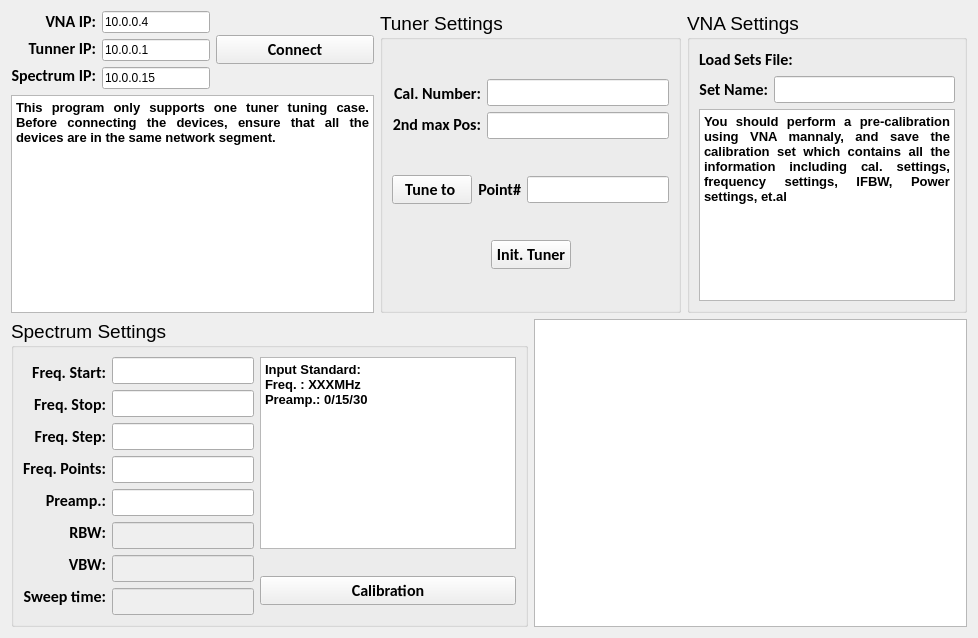
     <widget class="QWidget" name="NF_Calibration">
      <attribute name="title">
       <string>NF Calibration</string>
      </attribute>
      <layout class="QGridLayout" name="gridLayout_4">
       <item row="0" column="0">
        <layout class="QVBoxLayout" name="verticalLayout_4">
         <item>
          <layout class="QHBoxLayout" name="horizontalLayout_3">
           <item>
            <layout class="QHBoxLayout" name="horizontalLayout_2">
             <item>
              <layout class="QVBoxLayout" name="verticalLayout_2">
               <item>
                <widget class="QLabel" name="label_2">
                 <property name="sizePolicy">
                  <sizepolicy hsizetype="Preferred" vsizetype="Fixed">
                   <horstretch>0</horstretch>
                   <verstretch>0</verstretch>
                  </sizepolicy>
                 </property>
                 <property name="font">
                  <font>
                   <family>Calibri</family>
                   <pointsize>12</pointsize>
                   <weight>75</weight>
                   <bold>true</bold>
                  </font>
                 </property>
                 <property name="layoutDirection">
                  <enum>Qt::LeftToRight</enum>
                 </property>
                 <property name="text">
                  <string>VNA IP:</string>
                 </property>
                 <property name="alignment">
                  <set>Qt::AlignRight|Qt::AlignTrailing|Qt::AlignVCenter</set>
                 </property>
                </widget>
               </item>
               <item>
                <widget class="QLabel" name="label_3">
                 <property name="sizePolicy">
                  <sizepolicy hsizetype="Preferred" vsizetype="Fixed">
                   <horstretch>0</horstretch>
                   <verstretch>0</verstretch>
                  </sizepolicy>
                 </property>
                 <property name="font">
                  <font>
                   <family>Calibri</family>
                   <pointsize>12</pointsize>
                   <weight>75</weight>
                   <bold>true</bold>
                  </font>
                 </property>
                 <property name="layoutDirection">
                  <enum>Qt::LeftToRight</enum>
                 </property>
                 <property name="frameShape">
                  <enum>QFrame::NoFrame</enum>
                 </property>
                 <property name="text">
                  <string>Tunner IP:</string>
                 </property>
                 <property name="alignment">
                  <set>Qt::AlignRight|Qt::AlignTrailing|Qt::AlignVCenter</set>
                 </property>
                </widget>
               </item>
               <item>
                <widget class="QLabel" name="label_4">
                 <property name="sizePolicy">
                  <sizepolicy hsizetype="Preferred" vsizetype="Fixed">
                   <horstretch>0</horstretch>
                   <verstretch>0</verstretch>
                  </sizepolicy>
                 </property>
                 <property name="font">
                  <font>
                   <family>Calibri</family>
                   <pointsize>12</pointsize>
                   <weight>75</weight>
                   <bold>true</bold>
                  </font>
                 </property>
                 <property name="layoutDirection">
                  <enum>Qt::LeftToRight</enum>
                 </property>
                 <property name="text">
                  <string>Spectrum IP:</string>
                 </property>
                 <property name="alignment">
                  <set>Qt::AlignRight|Qt::AlignTrailing|Qt::AlignVCenter</set>
                 </property>
                </widget>
               </item>
              </layout>
             </item>
             <item>
              <layout class="QVBoxLayout" name="verticalLayout">
               <item>
                <widget class="QLineEdit" name="VNA_IP_edit">
                 <property name="text">
                  <string>10.0.0.4</string>
                 </property>
                </widget>
               </item>
               <item>
                <widget class="QLineEdit" name="Tunner_IP_edit">
                 <property name="text">
                  <string>10.0.0.1</string>
                 </property>
                </widget>
               </item>
               <item>
                <widget class="QLineEdit" name="Spectrum_IP_edit">
                 <property name="text">
                  <string>10.0.0.15</string>
                 </property>
                </widget>
               </item>
              </layout>
             </item>
            </layout>
           </item>
           <item>
            <layout class="QVBoxLayout" name="verticalLayout_3">
             <property name="sizeConstraint">
              <enum>QLayout::SetFixedSize</enum>
             </property>
             <item>
              <spacer name="horizontalSpacer">
               <property name="orientation">
                <enum>Qt::Horizontal</enum>
               </property>
               <property name="sizeHint" stdset="0">
                <size>
                 <width>40</width>
                 <height>20</height>
                </size>
               </property>
              </spacer>
             </item>
             <item>
              <widget class="QPushButton" name="NF_connect_button">
               <property name="font">
                <font>
                 <family>Calibri</family>
                 <pointsize>12</pointsize>
                 <weight>75</weight>
                 <bold>true</bold>
                </font>
               </property>
               <property name="text">
                <string>Connect</string>
               </property>
              </widget>
             </item>
             <item>
              <spacer name="horizontalSpacer_2">
               <property name="orientation">
                <enum>Qt::Horizontal</enum>
               </property>
               <property name="sizeHint" stdset="0">
                <size>
                 <width>40</width>
                 <height>20</height>
                </size>
               </property>
              </spacer>
             </item>
            </layout>
           </item>
          </layout>
         </item>
         <item>
          <widget class="QTextBrowser" name="textBrowser_NF_info">
           <property name="html">
            <string>&lt;!DOCTYPE HTML PUBLIC &quot;-//W3C//DTD HTML 4.0//EN&quot; &quot;http://www.w3.org/TR/REC-html40/strict.dtd&quot;&gt;
&lt;html&gt;&lt;head&gt;&lt;meta name=&quot;qrichtext&quot; content=&quot;1&quot; /&gt;&lt;style type=&quot;text/css&quot;&gt;
p, li { white-space: pre-wrap; }
&lt;/style&gt;&lt;/head&gt;&lt;body style=&quot; font-family:'Calibri'; font-size:10pt; font-weight:600; font-style:normal;&quot;&gt;
&lt;p align=&quot;justify&quot; style=&quot; margin-top:0px; margin-bottom:0px; margin-left:0px; margin-right:0px; -qt-block-indent:0; text-indent:0px;&quot;&gt;This program only supports one tuner tuning case. Before connecting the devices, ensure that all the devices are in the same network segment.&lt;/p&gt;&lt;/body&gt;&lt;/html&gt;</string>
           </property>
          </widget>
         </item>
        </layout>
       </item>
       <item row="0" column="1" colspan="2">
        <widget class="QGroupBox" name="groupBox">
         <property name="sizePolicy">
          <sizepolicy hsizetype="Expanding" vsizetype="Expanding">
           <horstretch>0</horstretch>
           <verstretch>0</verstretch>
          </sizepolicy>
         </property>
         <property name="minimumSize">
          <size>
           <width>100</width>
           <height>0</height>
          </size>
         </property>
         <property name="font">
          <font>
           <pointsize>14</pointsize>
          </font>
         </property>
         <property name="title">
          <string>Tuner Settings</string>
         </property>
         <layout class="QGridLayout" name="gridLayout">
          <item row="0" column="0" colspan="3">
           <layout class="QHBoxLayout" name="horizontalLayout_4">
            <item>
             <layout class="QVBoxLayout" name="verticalLayout_5">
              <item>
               <widget class="QLabel" name="label_5">
                <property name="sizePolicy">
                 <sizepolicy hsizetype="Preferred" vsizetype="Fixed">
                  <horstretch>0</horstretch>
                  <verstretch>0</verstretch>
                 </sizepolicy>
                </property>
                <property name="font">
                 <font>
                  <family>Calibri</family>
                  <pointsize>12</pointsize>
                  <weight>75</weight>
                  <bold>true</bold>
                 </font>
                </property>
                <property name="layoutDirection">
                 <enum>Qt::LeftToRight</enum>
                </property>
                <property name="text">
                 <string>Cal. Number:</string>
                </property>
                <property name="alignment">
                 <set>Qt::AlignRight|Qt::AlignTrailing|Qt::AlignVCenter</set>
                </property>
               </widget>
              </item>
              <item>
               <widget class="QLabel" name="label_6">
                <property name="sizePolicy">
                 <sizepolicy hsizetype="Preferred" vsizetype="Fixed">
                  <horstretch>0</horstretch>
                  <verstretch>0</verstretch>
                 </sizepolicy>
                </property>
                <property name="font">
                 <font>
                  <family>Calibri</family>
                  <pointsize>12</pointsize>
                  <weight>75</weight>
                  <bold>true</bold>
                 </font>
                </property>
                <property name="layoutDirection">
                 <enum>Qt::LeftToRight</enum>
                </property>
                <property name="frameShape">
                 <enum>QFrame::NoFrame</enum>
                </property>
                <property name="text">
                 <string>2nd max Pos:</string>
                </property>
                <property name="alignment">
                 <set>Qt::AlignRight|Qt::AlignTrailing|Qt::AlignVCenter</set>
                </property>
               </widget>
              </item>
             </layout>
            </item>
            <item>
             <layout class="QVBoxLayout" name="verticalLayout_7">
              <item>
               <widget class="QLineEdit" name="Cal_number_edit">
                <property name="font">
                 <font>
                  <pointsize>12</pointsize>
                 </font>
                </property>
               </widget>
              </item>
              <item>
               <widget class="QLineEdit" name="Max_POS_edit">
                <property name="font">
                 <font>
                  <pointsize>12</pointsize>
                 </font>
                </property>
               </widget>
              </item>
             </layout>
            </item>
           </layout>
          </item>
          <item row="1" column="0" colspan="3">
           <layout class="QHBoxLayout" name="horizontalLayout_5">
            <item>
             <widget class="QPushButton" name="Tune_button">
              <property name="font">
               <font>
                <family>Calibri</family>
                <pointsize>12</pointsize>
                <weight>75</weight>
                <bold>true</bold>
               </font>
              </property>
              <property name="text">
               <string>Tune to </string>
              </property>
             </widget>
            </item>
            <item>
             <widget class="QLabel" name="label_7">
              <property name="sizePolicy">
               <sizepolicy hsizetype="Preferred" vsizetype="Fixed">
                <horstretch>0</horstretch>
                <verstretch>0</verstretch>
               </sizepolicy>
              </property>
              <property name="font">
               <font>
                <family>Calibri</family>
                <pointsize>12</pointsize>
                <weight>75</weight>
                <bold>true</bold>
               </font>
              </property>
              <property name="layoutDirection">
               <enum>Qt::LeftToRight</enum>
              </property>
              <property name="frameShape">
               <enum>QFrame::NoFrame</enum>
              </property>
              <property name="text">
               <string>Point#</string>
              </property>
              <property name="alignment">
               <set>Qt::AlignRight|Qt::AlignTrailing|Qt::AlignVCenter</set>
              </property>
             </widget>
            </item>
            <item>
             <widget class="QLineEdit" name="Calpoint_edit">
              <property name="font">
               <font>
                <pointsize>12</pointsize>
               </font>
              </property>
              <property name="text">
               <string/>
              </property>
             </widget>
            </item>
           </layout>
          </item>
          <item row="2" column="0">
           <spacer name="horizontalSpacer_4">
            <property name="orientation">
             <enum>Qt::Horizontal</enum>
            </property>
            <property name="sizeHint" stdset="0">
             <size>
              <width>47</width>
              <height>20</height>
             </size>
            </property>
           </spacer>
          </item>
          <item row="2" column="1">
           <widget class="QPushButton" name="Tuner_init_button">
            <property name="font">
             <font>
              <family>Calibri</family>
              <pointsize>12</pointsize>
              <weight>75</weight>
              <bold>true</bold>
             </font>
            </property>
            <property name="text">
             <string>Init. Tuner</string>
            </property>
           </widget>
          </item>
          <item row="2" column="2">
           <spacer name="horizontalSpacer_3">
            <property name="orientation">
             <enum>Qt::Horizontal</enum>
            </property>
            <property name="sizeHint" stdset="0">
             <size>
              <width>48</width>
              <height>20</height>
             </size>
            </property>
           </spacer>
          </item>
         </layout>
        </widget>
       </item>
       <item row="0" column="3">
        <widget class="QGroupBox" name="groupBox_2">
         <property name="sizePolicy">
          <sizepolicy hsizetype="Expanding" vsizetype="Expanding">
           <horstretch>0</horstretch>
           <verstretch>0</verstretch>
          </sizepolicy>
         </property>
         <property name="minimumSize">
          <size>
           <width>100</width>
           <height>0</height>
          </size>
         </property>
         <property name="font">
          <font>
           <pointsize>14</pointsize>
          </font>
         </property>
         <property name="title">
          <string>VNA Settings</string>
         </property>
         <layout class="QGridLayout" name="gridLayout_2">
          <item row="0" column="0">
           <widget class="QLabel" name="label_8">
            <property name="sizePolicy">
             <sizepolicy hsizetype="Preferred" vsizetype="Fixed">
              <horstretch>0</horstretch>
              <verstretch>0</verstretch>
             </sizepolicy>
            </property>
            <property name="font">
             <font>
              <family>Calibri</family>
              <pointsize>12</pointsize>
              <weight>75</weight>
              <bold>true</bold>
             </font>
            </property>
            <property name="layoutDirection">
             <enum>Qt::LeftToRight</enum>
            </property>
            <property name="text">
             <string>Load Sets File:</string>
            </property>
            <property name="alignment">
             <set>Qt::AlignLeading|Qt::AlignLeft|Qt::AlignVCenter</set>
            </property>
           </widget>
          </item>
          <item row="1" column="0">
           <layout class="QHBoxLayout" name="horizontalLayout_6">
            <item>
             <widget class="QLabel" name="label_9">
              <property name="sizePolicy">
               <sizepolicy hsizetype="Preferred" vsizetype="Fixed">
                <horstretch>0</horstretch>
                <verstretch>0</verstretch>
               </sizepolicy>
              </property>
              <property name="font">
               <font>
                <family>Calibri</family>
                <pointsize>12</pointsize>
                <weight>75</weight>
                <bold>true</bold>
               </font>
              </property>
              <property name="layoutDirection">
               <enum>Qt::LeftToRight</enum>
              </property>
              <property name="text">
               <string>Set Name:</string>
              </property>
              <property name="alignment">
               <set>Qt::AlignRight|Qt::AlignTrailing|Qt::AlignVCenter</set>
              </property>
             </widget>
            </item>
            <item>
             <widget class="QLineEdit" name="VNA_SET_edit">
              <property name="font">
               <font>
                <pointsize>12</pointsize>
               </font>
              </property>
             </widget>
            </item>
           </layout>
          </item>
          <item row="2" column="0">
           <widget class="QTextBrowser" name="textBrowser_VNA_info">
            <property name="html">
             <string>&lt;!DOCTYPE HTML PUBLIC &quot;-//W3C//DTD HTML 4.0//EN&quot; &quot;http://www.w3.org/TR/REC-html40/strict.dtd&quot;&gt;
&lt;html&gt;&lt;head&gt;&lt;meta name=&quot;qrichtext&quot; content=&quot;1&quot; /&gt;&lt;style type=&quot;text/css&quot;&gt;
p, li { white-space: pre-wrap; }
&lt;/style&gt;&lt;/head&gt;&lt;body style=&quot; font-family:'Calibri'; font-size:14pt; font-weight:600; font-style:normal;&quot;&gt;
&lt;p align=&quot;justify&quot; style=&quot; margin-top:0px; margin-bottom:0px; margin-left:0px; margin-right:0px; -qt-block-indent:0; text-indent:0px;&quot;&gt;&lt;span style=&quot; font-size:10pt;&quot;&gt;You should perform a pre-calibration using VNA mannaly, and save the calibration set which contains all the information including cal. settings, frequency settings, IFBW, Power settings, et.al&lt;/span&gt;&lt;/p&gt;&lt;/body&gt;&lt;/html&gt;</string>
            </property>
           </widget>
          </item>
         </layout>
        </widget>
       </item>
       <item row="1" column="0" colspan="2">
        <widget class="QGroupBox" name="groupBox_3">
         <property name="sizePolicy">
          <sizepolicy hsizetype="Fixed" vsizetype="Expanding">
           <horstretch>0</horstretch>
           <verstretch>0</verstretch>
          </sizepolicy>
         </property>
         <property name="minimumSize">
          <size>
           <width>100</width>
           <height>0</height>
          </size>
         </property>
         <property name="font">
          <font>
           <pointsize>14</pointsize>
          </font>
         </property>
         <property name="title">
          <string>Spectrum Settings</string>
         </property>
         <layout class="QGridLayout" name="gridLayout_3">
          <item row="0" column="0" rowspan="4">
           <layout class="QHBoxLayout" name="horizontalLayout_7">
            <item>
             <layout class="QVBoxLayout" name="verticalLayout_9">
              <item>
               <widget class="QLabel" name="label_10">
                <property name="sizePolicy">
                 <sizepolicy hsizetype="Preferred" vsizetype="Fixed">
                  <horstretch>0</horstretch>
                  <verstretch>0</verstretch>
                 </sizepolicy>
                </property>
                <property name="font">
                 <font>
                  <family>Calibri</family>
                  <pointsize>12</pointsize>
                  <weight>75</weight>
                  <bold>true</bold>
                 </font>
                </property>
                <property name="layoutDirection">
                 <enum>Qt::LeftToRight</enum>
                </property>
                <property name="text">
                 <string>Freq. Start:</string>
                </property>
                <property name="alignment">
                 <set>Qt::AlignRight|Qt::AlignTrailing|Qt::AlignVCenter</set>
                </property>
               </widget>
              </item>
              <item>
               <widget class="QLabel" name="label_12">
                <property name="sizePolicy">
                 <sizepolicy hsizetype="Preferred" vsizetype="Fixed">
                  <horstretch>0</horstretch>
                  <verstretch>0</verstretch>
                 </sizepolicy>
                </property>
                <property name="font">
                 <font>
                  <family>Calibri</family>
                  <pointsize>12</pointsize>
                  <weight>75</weight>
                  <bold>true</bold>
                 </font>
                </property>
                <property name="layoutDirection">
                 <enum>Qt::LeftToRight</enum>
                </property>
                <property name="text">
                 <string>Freq. Stop:</string>
                </property>
                <property name="alignment">
                 <set>Qt::AlignRight|Qt::AlignTrailing|Qt::AlignVCenter</set>
                </property>
               </widget>
              </item>
              <item>
               <widget class="QLabel" name="label_13">
                <property name="sizePolicy">
                 <sizepolicy hsizetype="Preferred" vsizetype="Fixed">
                  <horstretch>0</horstretch>
                  <verstretch>0</verstretch>
                 </sizepolicy>
                </property>
                <property name="font">
                 <font>
                  <family>Calibri</family>
                  <pointsize>12</pointsize>
                  <weight>75</weight>
                  <bold>true</bold>
                 </font>
                </property>
                <property name="layoutDirection">
                 <enum>Qt::LeftToRight</enum>
                </property>
                <property name="text">
                 <string>Freq. Step:</string>
                </property>
                <property name="alignment">
                 <set>Qt::AlignRight|Qt::AlignTrailing|Qt::AlignVCenter</set>
                </property>
               </widget>
              </item>
              <item>
               <widget class="QLabel" name="label_14">
                <property name="sizePolicy">
                 <sizepolicy hsizetype="Preferred" vsizetype="Fixed">
                  <horstretch>0</horstretch>
                  <verstretch>0</verstretch>
                 </sizepolicy>
                </property>
                <property name="font">
                 <font>
                  <family>Calibri</family>
                  <pointsize>12</pointsize>
                  <weight>75</weight>
                  <bold>true</bold>
                 </font>
                </property>
                <property name="layoutDirection">
                 <enum>Qt::LeftToRight</enum>
                </property>
                <property name="text">
                 <string>Freq. Points:</string>
                </property>
                <property name="alignment">
                 <set>Qt::AlignRight|Qt::AlignTrailing|Qt::AlignVCenter</set>
                </property>
               </widget>
              </item>
              <item>
               <widget class="QLabel" name="label_11">
                <property name="sizePolicy">
                 <sizepolicy hsizetype="Preferred" vsizetype="Fixed">
                  <horstretch>0</horstretch>
                  <verstretch>0</verstretch>
                 </sizepolicy>
                </property>
                <property name="font">
                 <font>
                  <family>Calibri</family>
                  <pointsize>12</pointsize>
                  <weight>75</weight>
                  <bold>true</bold>
                 </font>
                </property>
                <property name="layoutDirection">
                 <enum>Qt::LeftToRight</enum>
                </property>
                <property name="frameShape">
                 <enum>QFrame::NoFrame</enum>
                </property>
                <property name="text">
                 <string>Preamp.:</string>
                </property>
                <property name="alignment">
                 <set>Qt::AlignRight|Qt::AlignTrailing|Qt::AlignVCenter</set>
                </property>
               </widget>
              </item>
              <item>
               <widget class="QLabel" name="label_15">
                <property name="sizePolicy">
                 <sizepolicy hsizetype="Preferred" vsizetype="Fixed">
                  <horstretch>0</horstretch>
                  <verstretch>0</verstretch>
                 </sizepolicy>
                </property>
                <property name="font">
                 <font>
                  <family>Calibri</family>
                  <pointsize>12</pointsize>
                  <weight>75</weight>
                  <bold>true</bold>
                 </font>
                </property>
                <property name="layoutDirection">
                 <enum>Qt::LeftToRight</enum>
                </property>
                <property name="frameShape">
                 <enum>QFrame::NoFrame</enum>
                </property>
                <property name="text">
                 <string>RBW:</string>
                </property>
                <property name="alignment">
                 <set>Qt::AlignRight|Qt::AlignTrailing|Qt::AlignVCenter</set>
                </property>
               </widget>
              </item>
              <item>
               <widget class="QLabel" name="label_16">
                <property name="sizePolicy">
                 <sizepolicy hsizetype="Preferred" vsizetype="Fixed">
                  <horstretch>0</horstretch>
                  <verstretch>0</verstretch>
                 </sizepolicy>
                </property>
                <property name="font">
                 <font>
                  <family>Calibri</family>
                  <pointsize>12</pointsize>
                  <weight>75</weight>
                  <bold>true</bold>
                 </font>
                </property>
                <property name="layoutDirection">
                 <enum>Qt::LeftToRight</enum>
                </property>
                <property name="frameShape">
                 <enum>QFrame::NoFrame</enum>
                </property>
                <property name="text">
                 <string>VBW:</string>
                </property>
                <property name="alignment">
                 <set>Qt::AlignRight|Qt::AlignTrailing|Qt::AlignVCenter</set>
                </property>
               </widget>
              </item>
              <item>
               <widget class="QLabel" name="label_17">
                <property name="sizePolicy">
                 <sizepolicy hsizetype="Preferred" vsizetype="Fixed">
                  <horstretch>0</horstretch>
                  <verstretch>0</verstretch>
                 </sizepolicy>
                </property>
                <property name="font">
                 <font>
                  <family>Calibri</family>
                  <pointsize>12</pointsize>
                  <weight>75</weight>
                  <bold>true</bold>
                 </font>
                </property>
                <property name="layoutDirection">
                 <enum>Qt::LeftToRight</enum>
                </property>
                <property name="frameShape">
                 <enum>QFrame::NoFrame</enum>
                </property>
                <property name="text">
                 <string>Sweep time:</string>
                </property>
                <property name="alignment">
                 <set>Qt::AlignRight|Qt::AlignTrailing|Qt::AlignVCenter</set>
                </property>
               </widget>
              </item>
             </layout>
            </item>
            <item>
             <layout class="QVBoxLayout" name="verticalLayout_8">
              <item>
               <widget class="QLineEdit" name="freq_start_edit">
                <property name="font">
                 <font>
                  <pointsize>12</pointsize>
                 </font>
                </property>
               </widget>
              </item>
              <item>
               <widget class="QLineEdit" name="freq_stop_edit">
                <property name="font">
                 <font>
                  <pointsize>12</pointsize>
                 </font>
                </property>
               </widget>
              </item>
              <item>
               <widget class="QLineEdit" name="freq_step_edit">
                <property name="font">
                 <font>
                  <pointsize>12</pointsize>
                 </font>
                </property>
               </widget>
              </item>
              <item>
               <widget class="QLineEdit" name="freq_point_edit">
                <property name="font">
                 <font>
                  <pointsize>12</pointsize>
                 </font>
                </property>
               </widget>
              </item>
              <item>
               <widget class="QLineEdit" name="preamp_edit">
                <property name="font">
                 <font>
                  <pointsize>12</pointsize>
                 </font>
                </property>
               </widget>
              </item>
              <item>
               <widget class="QLineEdit" name="RBW_edit">
                <property name="enabled">
                 <bool>false</bool>
                </property>
                <property name="font">
                 <font>
                  <pointsize>12</pointsize>
                 </font>
                </property>
               </widget>
              </item>
              <item>
               <widget class="QLineEdit" name="VBW_edit">
                <property name="enabled">
                 <bool>false</bool>
                </property>
                <property name="font">
                 <font>
                  <pointsize>12</pointsize>
                 </font>
                </property>
               </widget>
              </item>
              <item>
               <widget class="QLineEdit" name="Sweeptime_edit">
                <property name="enabled">
                 <bool>false</bool>
                </property>
                <property name="font">
                 <font>
                  <pointsize>12</pointsize>
                 </font>
                </property>
               </widget>
              </item>
             </layout>
            </item>
           </layout>
          </item>
          <item row="0" column="1">
           <widget class="QTextBrowser" name="textBrowser_Spectrum_info">
            <property name="html">
             <string>&lt;!DOCTYPE HTML PUBLIC &quot;-//W3C//DTD HTML 4.0//EN&quot; &quot;http://www.w3.org/TR/REC-html40/strict.dtd&quot;&gt;
&lt;html&gt;&lt;head&gt;&lt;meta name=&quot;qrichtext&quot; content=&quot;1&quot; /&gt;&lt;style type=&quot;text/css&quot;&gt;
p, li { white-space: pre-wrap; }
&lt;/style&gt;&lt;/head&gt;&lt;body style=&quot; font-family:'Calibri'; font-size:14pt; font-weight:600; font-style:normal;&quot;&gt;
&lt;p align=&quot;justify&quot; style=&quot; margin-top:0px; margin-bottom:0px; margin-left:0px; margin-right:0px; -qt-block-indent:0; text-indent:0px;&quot;&gt;&lt;span style=&quot; font-size:10pt;&quot;&gt;Input Standard:&lt;/span&gt;&lt;/p&gt;
&lt;p align=&quot;justify&quot; style=&quot; margin-top:0px; margin-bottom:0px; margin-left:0px; margin-right:0px; -qt-block-indent:0; text-indent:0px;&quot;&gt;&lt;span style=&quot; font-size:10pt;&quot;&gt;Freq. : XXXMHz&lt;/span&gt;&lt;/p&gt;
&lt;p align=&quot;justify&quot; style=&quot; margin-top:0px; margin-bottom:0px; margin-left:0px; margin-right:0px; -qt-block-indent:0; text-indent:0px;&quot;&gt;&lt;span style=&quot; font-size:10pt;&quot;&gt;Preamp.: 0/15/30&lt;/span&gt;&lt;/p&gt;
&lt;p align=&quot;justify&quot; style=&quot;-qt-paragraph-type:empty; margin-top:0px; margin-bottom:0px; margin-left:0px; margin-right:0px; -qt-block-indent:0; text-indent:0px; font-size:10pt;&quot;&gt;&lt;br /&gt;&lt;/p&gt;&lt;/body&gt;&lt;/html&gt;</string>
            </property>
           </widget>
          </item>
          <item row="1" column="1">
           <spacer name="verticalSpacer">
            <property name="orientation">
             <enum>Qt::Vertical</enum>
            </property>
            <property name="sizeHint" stdset="0">
             <size>
              <width>20</width>
              <height>21</height>
             </size>
            </property>
           </spacer>
          </item>
          <item row="2" column="1">
           <widget class="QPushButton" name="Calibration_button">
            <property name="font">
             <font>
              <family>Calibri</family>
              <pointsize>12</pointsize>
              <weight>75</weight>
              <bold>true</bold>
             </font>
            </property>
            <property name="text">
             <string>Calibration</string>
            </property>
           </widget>
          </item>
          <item row="3" column="1">
           <spacer name="verticalSpacer_2">
            <property name="orientation">
             <enum>Qt::Vertical</enum>
            </property>
            <property name="sizeHint" stdset="0">
             <size>
              <width>20</width>
              <height>1</height>
             </size>
            </property>
           </spacer>
          </item>
         </layout>
        </widget>
       </item>
       <item row="1" column="2" colspan="2">
        <widget class="QTextBrowser" name="textBrowser_LOG">
         <property name="sizePolicy">
          <sizepolicy hsizetype="Expanding" vsizetype="Expanding">
           <horstretch>0</horstretch>
           <verstretch>0</verstretch>
          </sizepolicy>
         </property>
         <property name="html">
          <string>&lt;!DOCTYPE HTML PUBLIC &quot;-//W3C//DTD HTML 4.0//EN&quot; &quot;http://www.w3.org/TR/REC-html40/strict.dtd&quot;&gt;
&lt;html&gt;&lt;head&gt;&lt;meta name=&quot;qrichtext&quot; content=&quot;1&quot; /&gt;&lt;style type=&quot;text/css&quot;&gt;
p, li { white-space: pre-wrap; }
&lt;/style&gt;&lt;/head&gt;&lt;body style=&quot; font-family:'Calibri'; font-size:10pt; font-weight:600; font-style:normal;&quot;&gt;
&lt;p style=&quot;-qt-paragraph-type:empty; margin-top:0px; margin-bottom:0px; margin-left:0px; margin-right:0px; -qt-block-indent:0; text-indent:0px;&quot;&gt;&lt;br /&gt;&lt;/p&gt;&lt;/body&gt;&lt;/html&gt;</string>
         </property>
        </widget>
       </item>
      </layout>
     </widget>
